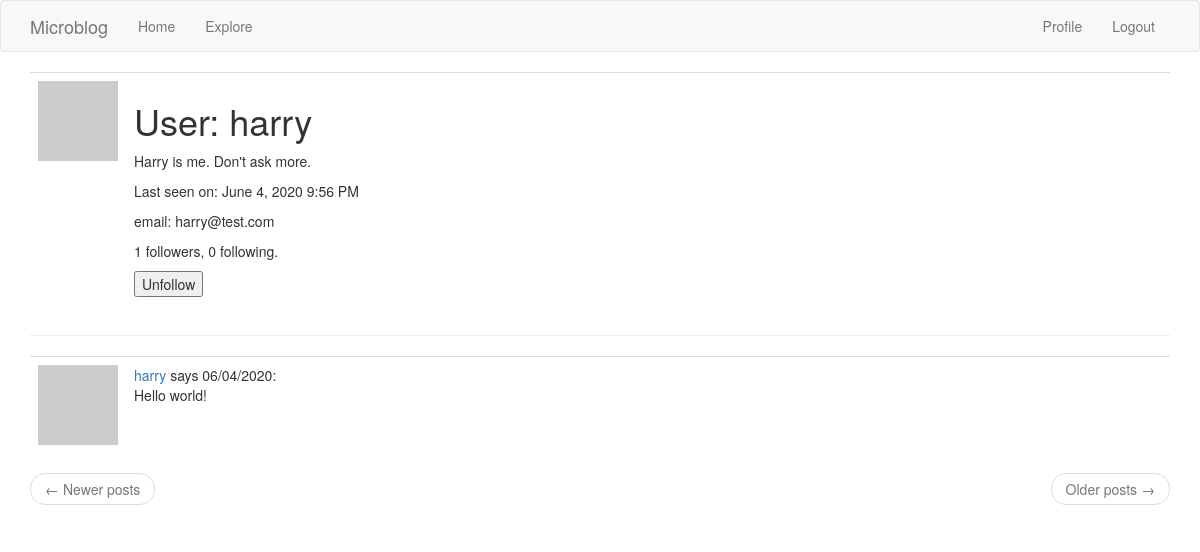
/user/harry (signed in), run on the app's committed database.
### app/models.py (models this page shows, shortened)
class User(UserMixin, db.Model):
    id            = db.Column(db.Integer, primary_key=True)
    username      = db.Column(db.String(64), index=True, unique=True)
    email         = db.Column(db.String(120), index=True, unique=True)
    password_hash = db.Column(db.String(128))
    about_me      = db.Column(db.String(140))
    last_seen     = db.Column(db.DateTime, default=datetime.utcnow)
    posts    = db.relationship('Post', backref='author', lazy='dynamic')
    followed = db.relationship(
        'User', secondary=followers,
        primaryjoin=(followers.c.follower_id == id),
        secondaryjoin=(followers.c.followed_id == id),
        backref=db.backref('followers', lazy='dynamic'), lazy='dynamic')
    def avatar(self, size):
        digest = md5(self.email.lower().encode('utf-8')).hexdigest()
        return 'https://www.gravatar.com/avatar/{}?d=identicon&s={}'.format(
            digest, size)
    def is_following(self, user):
        return self.followed.filter (
                    followers.c.followed_id == user.id).count() > 0

class Post(db.Model):
    id = db.Column(db.Integer, primary_key=True)
    body = db.Column(db.String(140))
    timestamp = db.Column(db.DateTime, index=True, default=datetime.utcnow)
    user_id = db.Column(db.Integer, db.ForeignKey('user.id'))

### app/routes.py (the view)
@app.route('/user/<username>')
@login_required
def user(username):
    user = User.query.filter_by(username=username).first_or_404()
    page = request.args.get('page', 1, type=int)
    posts = Post.query.filter_by(user_id=user.id).paginate(
        page, app.config['POSTS_PER_PAGE'], False)
    next_url = url_for('user', username=username, page=posts.next_num) \
        if posts.has_next else None
    prev_url = url_for('user', username=username, page=posts.prev_num) \
        if posts.has_prev else None
    form = EmptyForm()
    return render_template('user.html', user=user, posts=posts.items, form=form, next_url=next_url, prev_url=prev_url)

### app/forms.py
class EmptyForm(FlaskForm):
    submit = SubmitField('Submit')

### app/models.py (called while the page is built)
@login.user_loader
def load_user(id):
    return User.query.get(int(id))

### app/routes.py (called while the page is built)
@app.before_request
def before_request():
    if current_user.is_authenticated:
        current_user.last_seen = datetime.utcnow()
        db.session.commit()

### app/templates/user.html (shortened to what this page needs)
{% extends "base.html" %}
{% block app_content %}
    <table class="table table-hover">
        <tr valign="top">
            <td width="80px"><img src="{{ user.avatar(80) }}"></td>
            <td><h1>User: {{ user.username }}</h1>
                {% if user.about_me %}<p>{{ user.about_me }}</p>{% endif %}
                {% if user.last_seen %}<p>
                Last seen on: {{ moment(user.last_seen).format('LLL') }}</p>
                {% endif %}
                {% if user.email %}<p>email: {{ user.email }}</p>{% endif %}
                <p>{{ user.followers.count() }} followers, {{ user.followed.count() }} following.</p>
                {% if user == current_user %}
                <p><a href="{{ url_for('edit_profile') }}">Edit your profile</a></p>
                {% else %}
                <p>
                    <form action="{{ url_for('unfollow', username=user.username) }}" method="post">
                        {{ form.submit(value='Unfollow') }}
                    </form>
                </p>
                {% endif %}
            </td>
        </tr>
    </table>
    <hr>
    {% for post in posts %}
        {% include '_post.html' %}
    {% endfor %}
    <nav aria-label="...">
        <ul class="pager">
            <li class="previous{% if not prev_url %} disabled{% endif %}">
                <a href="{{ prev_url or '#' }}">
                    <span aria-hidden="true">&larr;</span> Newer posts
                </a>
            </li>
            <li class="next{% if not next_url %} disabled{% endif %}">
                <a href="{{ next_url or '#' }}">
                    Older posts <span aria-hidden="true">&rarr;</span>
                </a>
            </li>
        </ul>
    </nav>
{% endblock %}

### app/templates/_post.html
<table class="table table-hover">
    <tr>
        <td width="70px">
            <a href="{{ url_for('user', username=post.author.username) }}">
                <img src="{{ post.author.avatar(70) }}" />
            </a>
        </td>
        <td>
            <a href="{{ url_for('user', username=post.author.username) }}">
                {{ post.author.username }}
            </a>
            says {{ moment(post.timestamp).calendar() }}:
            <br>
            {{ post.body }}
        </td>
    </tr>
</table>

### data on the page
User: username "harry", about_me "Harry is me. Don't ask more.", last_seen "June 4, 2020 9:56 PM", email "harry@test.com"
Post: author.username "harry", timestamp "06/04/2020", body "Hello world!"

### other printed values
{{ user.followers.count() }} "1"
{{ user.followed.count() }} "0"
